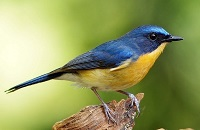
#> input picture Segmentasi Citra/burung.jpg, 200 x 130 px
$ python -i image_processing.py   (imports and definitions only)
#> lines starting #> are read from the running program, lines starting #| are printed output that depends on the picture; after the words box and inside, x2 and y2 are one past the last pixel; in counts of white or black regions, pixels touching at a corner belong together
#> further down, picture is the input picture: shape (130, 200, 3); mean B, G, R 96, 155.8, 147.1
import cv2
import numpy as np

def apply_watershed(image):
    if image is None:
        print("Gambar tidak ditemukan.")
        return

    gray = cv2.cvtColor(image, cv2.COLOR_BGR2GRAY)
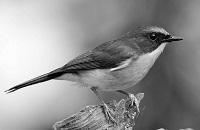
#> gray: shape (130, 200); min 0, max 252, mean 146.4

    # Pra-pemrosesan citra untuk mempersiapkan pemrosesan Watershed
    ret, thresh = cv2.threshold(gray, 0, 255, cv2.THRESH_BINARY_INV+cv2.THRESH_OTSU)
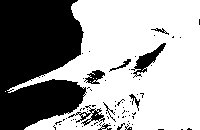
#> thresh: shape (130, 200); 61.1% white; 74 black regions (64 under 20 px), largest, box (x1, y1, x2, y2) and area: (0, 0, 87, 130) 8955, (131, 43, 166, 78) 355, (68, 105, 105, 126) 221
#> ret = 158
    kernel = np.ones((3,3), np.uint8)
    opening = cv2.morphologyEx(thresh, cv2.MORPH_OPEN, kernel, iterations=2)
#> opening: shape (130, 200); 56.8% white; 15 black regions (8 under 20 px), largest, box (x1, y1, x2, y2) and area: (0, 0, 136, 130) 10380, (129, 43, 166, 80) 437, (129, 93, 144, 111) 130
    sure_bg = cv2.dilate(opening, kernel, iterations=3)
#> sure_bg: shape (130, 200); 65.7% white; 5 black regions (1 under 20 px), largest, box (x1, y1, x2, y2) and area: (0, 0, 113, 130) 8746, (136, 56, 153, 74) 99, (90, 74, 101, 81) 42, (120, 126, 129, 130) 20
    dist_transform = cv2.distanceTransform(opening, cv2.DIST_L2, 5)
    ret, sure_fg = cv2.threshold(dist_transform, 0.7*dist_transform.max(), 255, 0)
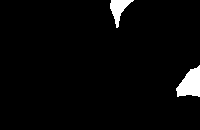
#> sure_fg: shape (130, 200) float32; 3.1% white; 2 white regions, box (x1, y1, x2, y2) and area: (176, 65, 200, 97) 506, (110, 0, 134, 28) 293
#> ret = 33.58
    sure_fg = np.uint8(sure_fg)
    unknown = cv2.subtract(sure_bg, sure_fg)

    # Marker labels untuk Watershed
    ret, markers = cv2.connectedComponents(sure_fg)
#> markers: shape (130, 200) int32; 3 distinct labels, from 0 to 2
#> ret = 3
    markers = markers + 1
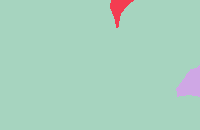
#> markers: shape (130, 200) int32; 3 distinct labels, from 1 to 3; one colour per label, 0 black
    markers[unknown == 255] = 0
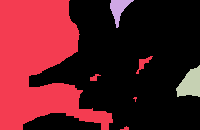
#> markers: shape (130, 200) int32; 4 distinct labels, from 0 to 3; one colour per label, 0 black

    # Aplikasi Watershed
    markers = cv2.watershed(image, markers)
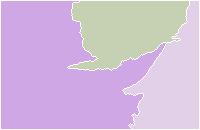
#> markers: shape (130, 200) int32; 4 distinct labels, from -1 to 3; one colour per label, 0 black, -1 white

    # Menetapkan warna untuk setiap label yang dihasilkan
    colored_image = np.zeros((image.shape[0], image.shape[1], 3), dtype=np.uint8)
    unique_markers = np.unique(markers)
#> unique_markers = [-1, 1, 2, 3]
    unique_markers = unique_markers[1:]  # Skip background label (-1)
#> unique_markers = [1, 2, 3]
    colors = np.random.randint(0, 255, size=(len(unique_markers), 3))  # Warna acak untuk setiap label
#> colors = [[172, 47, 117], [192, 67, 251], [195, 103, 9]]

    for i, marker in enumerate(unique_markers):
        colored_image[markers == marker] = colors[i]
#> this loop made 3 passes
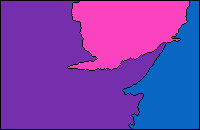
#> colored_image: shape (130, 200, 3); mean of channels 0, 1, 2 174.2, 61.1, 119.6; drawn as B, G, R

    return colored_image

>>> import cv2
>>> picture = cv2.imread('burung.jpg')
>>> result = apply_watershed(picture)

$ run again, on Segmentasi Citra/gunung1.jpg
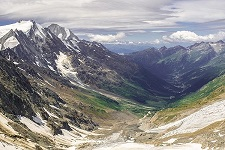
#> input picture Segmentasi Citra/gunung1.jpg, 225 x 150 px
#> picture is the input picture: shape (150, 225, 3); mean B, G, R 142.9, 143, 144.5
#> in apply_watershed, `ret, thresh = cv2.threshold(gray, 0, 255, cv2.THRESH_BINARY_INV+cv2.TH..`:
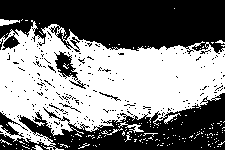
#> thresh: shape (150, 225); 50.1% white; 227 black regions (219 under 20 px), largest, box (x1, y1, x2, y2) and area: (0, 0, 225, 54) 9582, (0, 93, 225, 150) 5973, (54, 51, 78, 81) 324
#> in apply_watershed, `ret, thresh = cv2.threshold(gray, 0, 255, cv2.THRESH_BINARY_INV+cv2.TH..`: ret = 143
#> opening: shape (150, 225); 39.1% white; 10 white regions (1 under 20 px), largest, box (x1, y1, x2, y2) and area: (0, 31, 225, 126) 12346, (39, 36, 67, 67) 471, (72, 57, 79, 68) 70
#> sure_bg: shape (150, 225); 51% white; 4 black regions (1 under 20 px), largest, box (x1, y1, x2, y2) and area: (0, 0, 225, 54) 9482, (0, 88, 225, 150) 6823, (59, 55, 75, 80) 220
#> in apply_watershed, `ret, sure_fg = cv2.threshold(dist_transform, 0.7*dist_transform.max(),..`: ret = 17.62
#> unknown: shape (150, 225); 50% white; 3 white regions, box (x1, y1, x2, y2) and area: (0, 28, 225, 137) 16475, (28, 132, 44, 150) 247, (0, 16, 12, 29) 145
#> in apply_watershed, `ret, markers = cv2.connectedComponents(sure_fg)`: ret = 2
#> in apply_watershed, `unique_markers = np.unique(markers)`: unique_markers = [-1, 1, 2]
#> in apply_watershed, `unique_markers = unique_markers[1:]`: unique_markers = [1, 2]
#> colors = [[172, 47, 117], [192, 67, 251]]
#> the loop in apply_watershed, `for i, marker in enumerate(unique_markers):` made 2 passes
#> marker on passes 1 to 2: 1, 2
#> after the loop in apply_watershed, `for i, marker in enumerate(unique_markers):`:
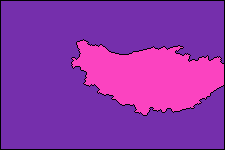
#> colored_image: shape (150, 225, 3); mean of channels 0, 1, 2 170.3, 49.6, 140.9; drawn as B, G, R

$ run again, on Segmentasi Citra/lembah1.jpg
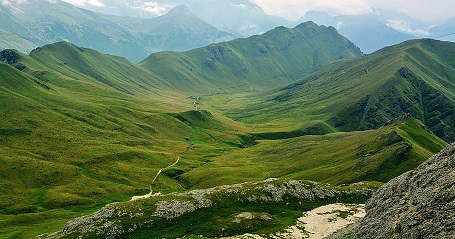
#> input picture Segmentasi Citra/lembah1.jpg, 455 x 239 px
#> picture is the input picture: shape (239, 455, 3); mean B, G, R 84.4, 116.2, 95
#> in apply_watershed, `ret, thresh = cv2.threshold(gray, 0, 255, cv2.THRESH_BINARY_INV+cv2.TH..`:
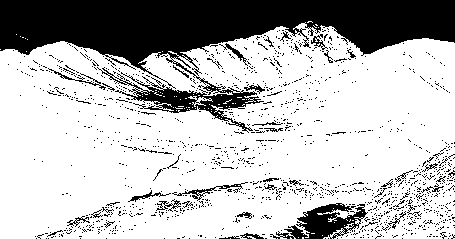
#> thresh: shape (239, 455); 72.9% white; 1339 black regions (1299 under 20 px), largest, box (x1, y1, x2, y2) and area: (0, 0, 455, 133) 22879, (270, 203, 368, 239) 1605, (172, 182, 248, 201) 228
#> in apply_watershed, `ret, thresh = cv2.threshold(gray, 0, 255, cv2.THRESH_BINARY_INV+cv2.TH..`: ret = 128
#> opening: shape (239, 455); 61.5% white; 250 black regions (230 under 20 px), largest, box (x1, y1, x2, y2) and area: (0, 0, 455, 134) 29448, (215, 142, 455, 239) 7138, (35, 173, 352, 239) 3442
#> sure_bg: shape (239, 455); 73.9% white; 25 black regions (12 under 20 px), largest, box (x1, y1, x2, y2) and area: (0, 0, 455, 121) 23382, (273, 153, 455, 239) 4041, (160, 192, 205, 213) 254
#> in apply_watershed, `ret, sure_fg = cv2.threshold(dist_transform, 0.7*dist_transform.max(),..`: ret = 35.97
#> unknown: shape (239, 455); 73.2% white; 27 black regions (12 under 20 px), largest, box (x1, y1, x2, y2) and area: (0, 0, 455, 121) 23382, (273, 153, 455, 239) 4041, (0, 170, 27, 232) 614
#> in apply_watershed, `ret, markers = cv2.connectedComponents(sure_fg)`: ret = 3
#> in apply_watershed, `unique_markers = np.unique(markers)`: unique_markers = [-1, 1, 2, 3]
#> in apply_watershed, `unique_markers = unique_markers[1:]`: unique_markers = [1, 2, 3]
#> colors = [[172, 47, 117], [192, 67, 251], [195, 103, 9]]
#> the loop in apply_watershed, `for i, marker in enumerate(unique_markers):` made 3 passes
#> after the loop in apply_watershed, `for i, marker in enumerate(unique_markers):`:
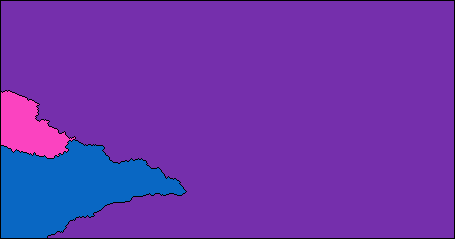
#> colored_image: shape (239, 455, 3); mean of channels 0, 1, 2 171.8, 52.1, 108.1; drawn as B, G, R

$ run again, on Segmentasi Citra/lembahgunung1.jpg
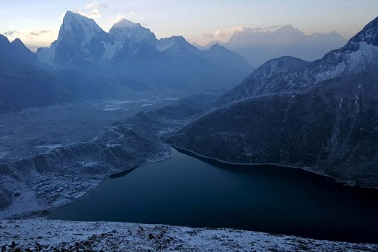
#> input picture Segmentasi Citra/lembahgunung1.jpg, 378 x 252 px
#> picture is the input picture: shape (252, 378, 3); mean B, G, R 113.9, 84.2, 62.8
#> thresh: shape (252, 378); 83.5% white; 58 black regions (56 under 20 px), largest, box (x1, y1, x2, y2) and area: (0, 0, 378, 57) 15528, (157, 42, 175, 51) 57
#> in apply_watershed, `ret, thresh = cv2.threshold(gray, 0, 255, cv2.THRESH_BINARY_INV+cv2.TH..`: ret = 128
#> opening: shape (252, 378); 83% white; 26 black regions (25 under 20 px), largest, box (x1, y1, x2, y2) and area: (0, 0, 378, 60) 16168
#> sure_bg: shape (252, 378); 85% white; 1 black region, box (x1, y1, x2, y2) and area: (0, 0, 378, 55) 14332
#> in apply_watershed, `ret, sure_fg = cv2.threshold(dist_transform, 0.7*dist_transform.max(),..`: ret = 113.3
#> unknown: shape (252, 378); 80% white; 2 black regions, box (x1, y1, x2, y2) and area: (0, 0, 378, 55) 14332, (309, 154, 378, 252) 4735
#> in apply_watershed, `ret, markers = cv2.connectedComponents(sure_fg)`: ret = 2
#> in apply_watershed, `unique_markers = np.unique(markers)`: unique_markers = [-1, 1, 2]
#> in apply_watershed, `unique_markers = unique_markers[1:]`: unique_markers = [1, 2]
#> colors = [[172, 47, 117], [192, 67, 251]]
#> the loop in apply_watershed, `for i, marker in enumerate(unique_markers):` made 2 passes
#> marker on passes 1 to 2: 1, 2
#> after the loop in apply_watershed, `for i, marker in enumerate(unique_markers):`:
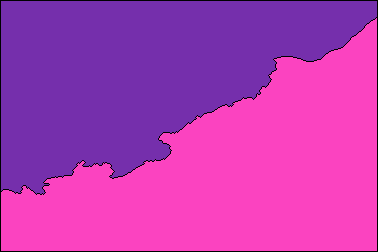
#> colored_image: shape (252, 378, 3); mean of channels 0, 1, 2 179, 56.3, 183.2; drawn as B, G, R
